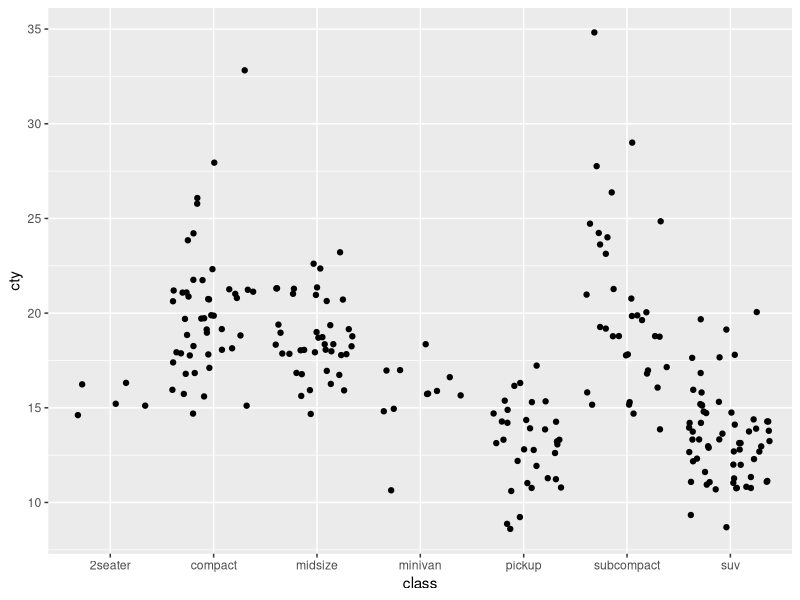

Generate this figure with R:
## ---- chunk 1
knitr::opts_chunk$set(echo = TRUE)
library(tidyverse)
## ---- chunk 2
ggplot(data = mpg, aes(x = class, y = cty)) +
	geom_jitter()
